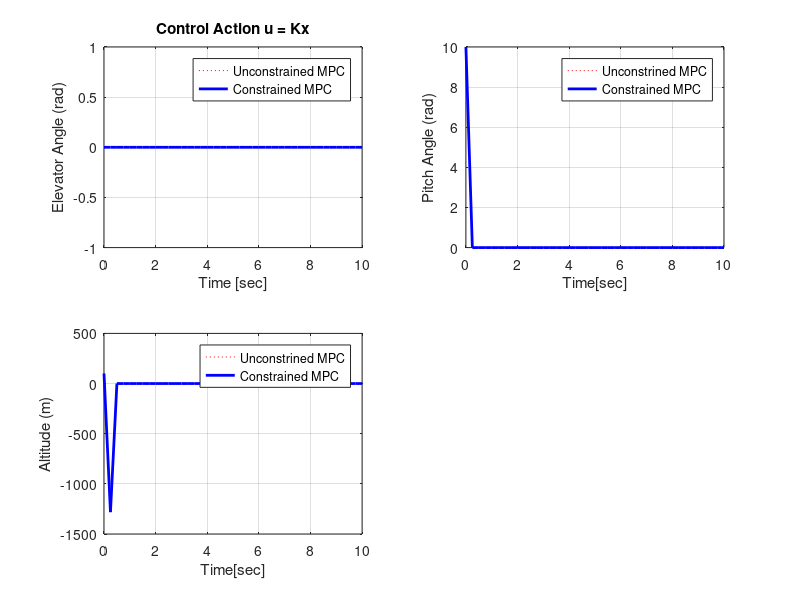

MATLAB code to generate this figure:
%Project 4 (Model Predictive Control)
% Author: Subhan Khan, Date: 14/04/2021

%% Unconstrained MPC

clear all;
clc; close all
x0 = [0;10;0;100]; % Initial Condition
y0 = [0;0;0;5000];
dt = 0.25; %sampling Time
u = 0;
T_end = 10;
t = 0:dt:T_end;
Nsim = length(t) - 1; %Total Samples
A = [-1.28 0 0.98 0;0 0 1 0;-5.43 0 -1.84 0;-128.2 -128.2 0 0]; B = [-0.3;0;-17;0]; C = [1 0 0 0;0 1 0 0;0 0 1 0;0 0 0 1]; %States
nx=size(A,2); % number of states
nu=size(B,2); % number of inputs
N = 10; %Prediction Horizon 
R = 10; %Input penalization 
Q = diag([0 1 0 1]); %State Penalization
Q_bar = kron(eye(N),Q); %Running over the Prediction Horizon
R_bar = kron(eye(N),R); %Running over the Preidction Horizon
% Build Sx Build Su for Equation 5 (X = x_0*Sx + u*Su)
Su=zeros(N*nx,N*nu);
for i=1:N
   Sx((i-1)*nx+1:i*nx,:)=A^i; %Sx
   for j=1:i
      Su((i-1)*nx+1:(i)*nx,(j-1)*nu+1:j*nu)=A^(i-j)*B; %Su
   end
end

F = Su'*Q_bar*Sx; %Matrix F for the Equation 20-21
G = R_bar + Su'*Q_bar*Su; %Matrix G
z = zeros(1,N-1); %Zeros for gain multiplication
K = -[1 z]*inv(G)*F; %MPC Gain
%Simulation
for k = 1 : Nsim + 1
    u(:, k) = K*x0(:,k); %control action u = kx
    x0(:, k + 1) = A*x0(:,k) + B*u(:, k); %state equation
    y0(:,k) = C*x0(:,k); %output equation
end


%% Constrained MPC
x1 = [0;10;0;100]; % Initial Condition
y1 = [0;0;0;5000]; 
u1 = 0;
H = 2*G; %Cost vector H
E1 = eye(N,N); E2 = eye(N,N);
E = [E1;-E2]; %For Constraints Ez <= b
u_max = 0.262;
u_min = -0.262;
b = zeros(2*N, 1);
for i = 1:2*N
    b(i, 1) = u_max;
end

%Simulation
for k = 1 : Nsim + 1
    xp = x1(:,k); % Measure the state x0 at time instant k
    f = 2 * (F * xp); %update cost vector
    uopt = quadprog(H, f, E, b); %Compute optimal control U^*
    u1(:,k) = uopt(1); %Apply the first element u^*[0] of U to the platform
    x1(:, k + 1) = A*x1(:,k) + B*u1(:, k);
    y1(:,k) = C*x1(:,k);
end
figure(1);
subplot(221);
plot(t,u,'r:',t,u1,'b-','LineWidth',2)
xlabel('Time [sec]'); ylabel('Elevator Angle (rad)')
title('Control Action u = Kx'); legend('Unconstrained MPC', 'Constrained MPC');
grid on;
subplot(222);
plot(t,y0(2,:),'r:',t,y1(2,:),'b-','LineWidth',2)
legend('Unconstrined MPC','Constrained MPC');
xlabel('Time[sec]');ylabel('Pitch Angle (rad)')
grid on;
subplot(223);
plot(t,y0(4,:),'r:',t,y1(4,:),'b-','LineWidth',2)
legend('Unconstrined MPC','Constrained MPC');
xlabel('Time[sec]');ylabel('Altitude (m)')
grid on;